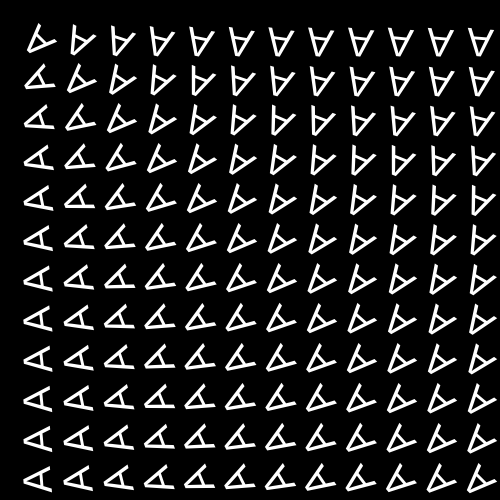
Frame 1 (no input)
Frame 60 (no input): identical to frame 1, image omitted
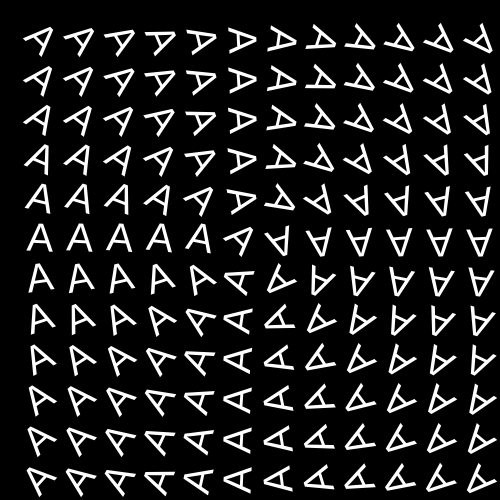
Frame 120 (the mouse pressed at the canvas centre since frame 60)

The p5.js sketch that drew these frames (run headless with seeded random() and noise() and a simulated clock; from frame 60 on, the mouse is pressed at the canvas centre):

// p5.js sketch
// ── sketch.js
function setup() {
  createCanvas(500, 500);
  textAlign(CENTER, CENTER);
}

function draw() {
  background(0);

  let word = "A";
  let size = 40;

  for (let y = size; y < height; y += size) {
    for (let x = size; x < width; x += size) {

      push();

      // move to position
      translate(x, y);

      // rotate based on mouse
      let angle = atan2(mouseY - y, mouseX - x);
      rotate(angle);

      fill(255);
      textSize(size);
      text(word, 0, 0);

      pop();
    }
  }
}
